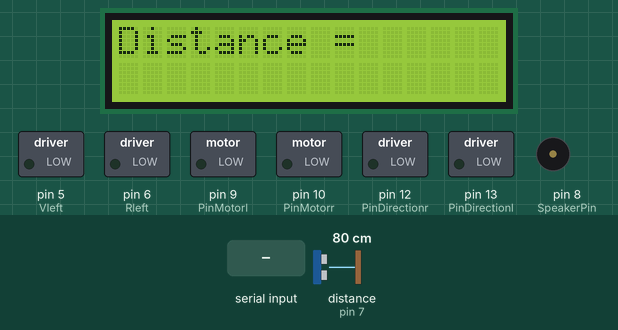
The sketch below on a simulated Arduino Uno, built with avr-gcc and run on an emulated ATmega328P. Shown: 16×2 character LCD, switched loads named in the sketch (green lamp = pin HIGH), buzzer (waves = sounding). Dashed ring = blinking. Inputs (shaded band) come from the test bench; at power-on: distance to the obstacle (sensor on pin 7) 80 cm. The echo pulse lasts 58.3 µs per cm; pins used as bus, display or sensor lines are not drawn.

Above: at 1.2 s.
1.3 s: "<+>" received over Serial
At 1.92 s:
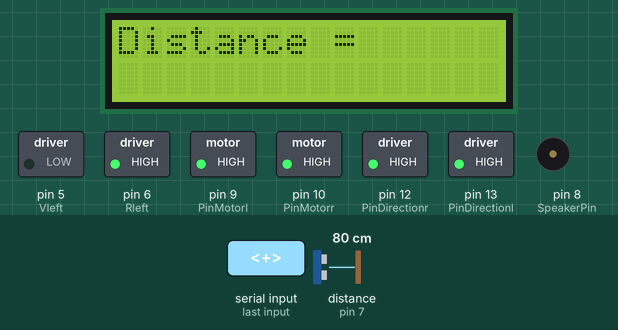
3.5 s: byte 36 ('$') received over Serial
At 3.67 s:
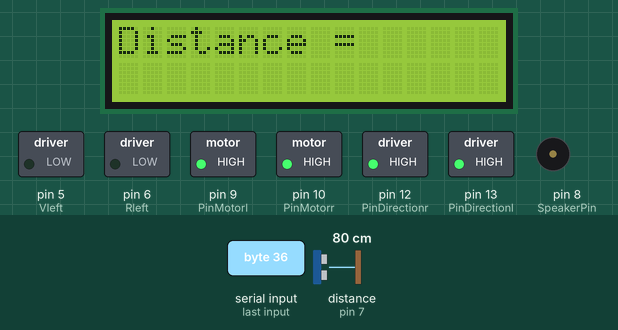
5.3 s: "<->" received over Serial
At 5.43 s:
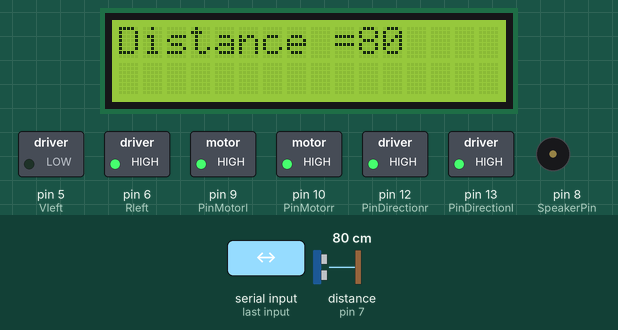
7.5 s: "<$>" received over Serial
At 9.1 s:
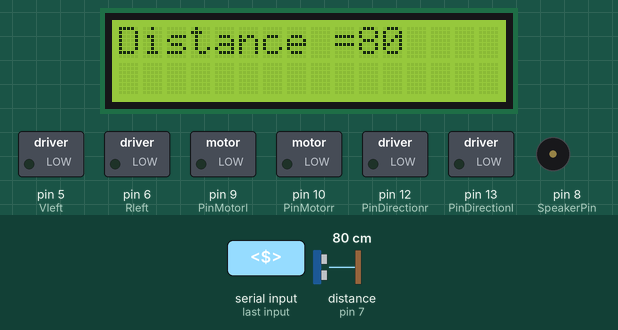
9.5 s: "-" received over Serial
At 10.2 s:
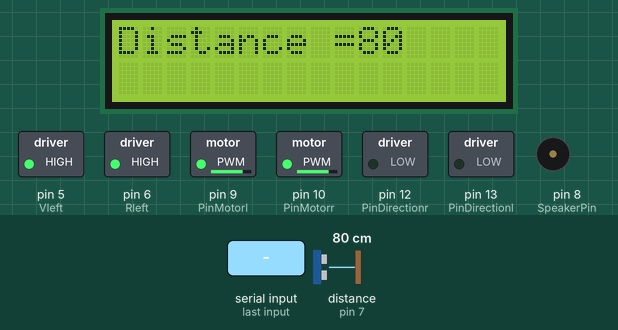
12.5 s: distance to the obstacle (sensor on pin 7) set to 44 cm
15.5 s: distance to the obstacle (sensor on pin 7) set to 35 cm
At 15.64 s:
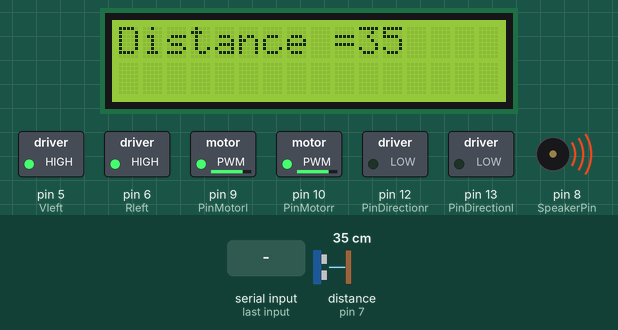
Timing chart, 0 to 18.8 s (numbered marks = the images above; inputs shaded):
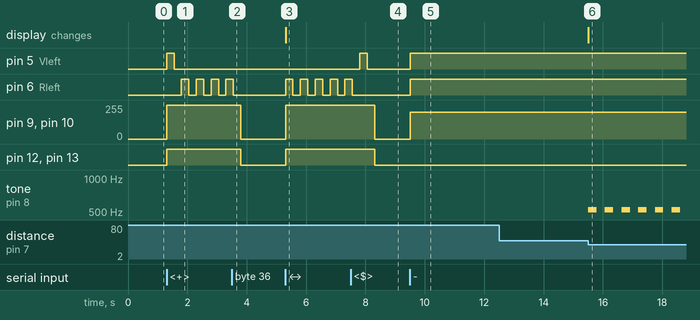

The sketch:

Robot.ino
```cpp
//===============================================
 #define PinDirectionr 12// H-bridge Pin 2
 #define PinMotorr 10    // H-bridge Pin 7(PWM)
 #define PinDirectionl 13// H-bridge Pin 2
 #define PinMotorl 9//11
 #define Vleft 5
 #define Rleft 6
 #include <LiquidCrystal.h>
 #define echoPin 7
 #define trigPin 4
 #define SpeakerPin 8
  int x[3]={130,190,250};
  int mone=0;
 byte SBUF;
 LiquidCrystal lcd(A0,A1,A2,A3,A4,A5);
 long duration, distance;
 void setup() {
     Serial.begin(9600);
     pinMode(PinDirectionr, OUTPUT);
     pinMode(PinDirectionl, OUTPUT);
     pinMode(Vleft,OUTPUT);
     pinMode(Rleft,OUTPUT);
     //=================================
   lcd.begin(16,2);
   pinMode(trigPin, OUTPUT);
   pinMode(echoPin, INPUT);
   pinMode(SpeakerPin, OUTPUT);
   digitalWrite(trigPin, LOW);
  lcd.setCursor(0,0);
  lcd.print("Distance = ");
  }//End of setup function
 void loop() {
   noTone (SpeakerPin);
   motor(0,0);
   while(1){
  SBUF=Serial.read();
  if(SBUF=='+')
       motor(x[mone],x[mone]);
  if(SBUF=='+'&&mone!=3)
       mone++;
  if(SBUF=='+'&&mone==3)
       mone=0;
       digitalWrite(Vleft,0);
         digitalWrite(Rleft,0);

  if(SBUF=='-')
   {
       motor(-200,-200);
        while(SBUF!='+'&& SBUF!='>'&& SBUF!='<'&& SBUF!='$')
       {
         digitalWrite(Vleft,1);
         digitalWrite(Rleft,1);
         //delay(250);
        // digitalWrite(Vleft,0);
         //digitalWrite(Rleft,0);
         //delay(250);
         //===========================================
  digitalWrite(trigPin, HIGH);
  delayMicroseconds(10);
  digitalWrite(trigPin, LOW);
  duration = pulseIn(echoPin, HIGH);
 // Serial.print("Distance = ");

  lcd.setCursor(10,0);
  lcd.print("     ");
 // delay(20);
  lcd.setCursor(10,0);
  distance = duration/58;
  //Serial.println(distance);
  lcd.print(distance);

  if (distance<40)
  {

  tone(SpeakerPin,526);
  delay(distance*8);
  noTone(SpeakerPin);
  delay(distance*8);
  }
  else
     noTone(SpeakerPin);
     if (distance<10){
   motor(0,0);
   tone(SpeakerPin,526);
     }

     if (distance>10)
     motor(-200,-200);


   //End LCD+SPEAKER+HC
         //==========================================
         SBUF=Serial.read();
       }
     }
  if(SBUF=='>')
   {
       motor(150,250);
        while(SBUF!='+'&& SBUF!='-'&& SBUF!='<'&& SBUF!='$')
       {
         digitalWrite(Vleft,0);
         digitalWrite(Rleft,0);

         digitalWrite(Rleft,1);
         delay(250);
         digitalWrite(Rleft,0);
         delay(250);
       SBUF=Serial.read();
       }  }
  if(SBUF=='<')
  {
       motor(250,150);
          while(SBUF!='+'&& SBUF!='-'&& SBUF!='>'&& SBUF!='$')
        {
          digitalWrite(Vleft,0);
         digitalWrite(Rleft,0);

          digitalWrite(Vleft,1);
          delay(250);
          digitalWrite(Vleft,0);
          delay(250);
        SBUF=Serial.read();
     }  }

  if(SBUF=='$')
  {
       motor(0,0);
       while(SBUF!='+'&& SBUF!='>'&& SBUF!='<'&& SBUF!='-')
       {
        digitalWrite(Vleft,0);
        digitalWrite(Rleft,0);
        SBUF=Serial.read();
       }}
 }
  }//End of loop function
 void motor(int Speedl,int Speedr){
    Speedl=Speedl*-1;
    Speedr=Speedr*-1;
  	 analogWrite(PinMotorr, Speedr);
          analogWrite(PinMotorl, Speedl);
   if(Speedr >= 0)
    	 digitalWrite(PinDirectionr,LOW);
   else
	 digitalWrite(PinDirectionr,HIGH);
   if(Speedl >= 0)
    	 digitalWrite(PinDirectionl,LOW);
   else
	 digitalWrite(PinDirectionl,HIGH);
 }
//===============================================
```

Measured:
- the behaviour switches between 40 and 39 cm on distance to the obstacle (sensor on pin 7) (found by bisection; images 5 and 6)
- after the input at 1.3 s, pin 5 (Vleft): LOW → HIGH at once, → LOW 0.25 s later; pin 6 (Rleft): alternates HIGH for 0.25 s and LOW for 0.25 s, starting after 0.50 s; pin 9 (PinMotorl), pin 10 (PinMotorr): 0/255 → 255/255 at once; pin 12 (PinDirectionr), pin 13 (PinDirectionl): LOW → HIGH at once
- after the input at 3.5 s, pin 6 (Rleft): goes on until 3.6 s, then stays LOW; pin 9 (PinMotorl), pin 10 (PinMotorr): 255/255 → 0/255 after 0.30 s; pin 12 (PinDirectionr), pin 13 (PinDirectionl): HIGH → LOW after 0.30 s
- after the input at 5.3 s, pin 6 (Rleft): alternates HIGH for 0.25 s and LOW for 0.25 s, starting at once; pin 9 (PinMotorl), pin 10 (PinMotorr): 0/255 → 255/255 at once; pin 12 (PinDirectionr), pin 13 (PinDirectionl): LOW → HIGH at once; the display: changes at once (image 3)
- after the input at 7.5 s, pin 5 (Vleft): LOW → HIGH after 0.31 s, → LOW 0.25 s later; pin 6 (Rleft): goes on until 7.6 s, then stays LOW; pin 9 (PinMotorl), pin 10 (PinMotorr): 255/255 → 0/255 after 0.81 s; pin 12 (PinDirectionr), pin 13 (PinDirectionl): HIGH → LOW after 0.81 s
- after the input at 9.5 s, pin 5 (Vleft), pin 6 (Rleft): LOW → HIGH at once; pin 9 (PinMotorl), pin 10 (PinMotorr): 0/255 → 200/255 at once
- after the input at 12.5 s, every drawn part: stays the same
- after the input at 15.5 s, tone on pin 8 (SpeakerPin): alternates 526 Hz for 0.28 s and silent for 0.28 s, starting at once; the display: changes at once (image 6)
